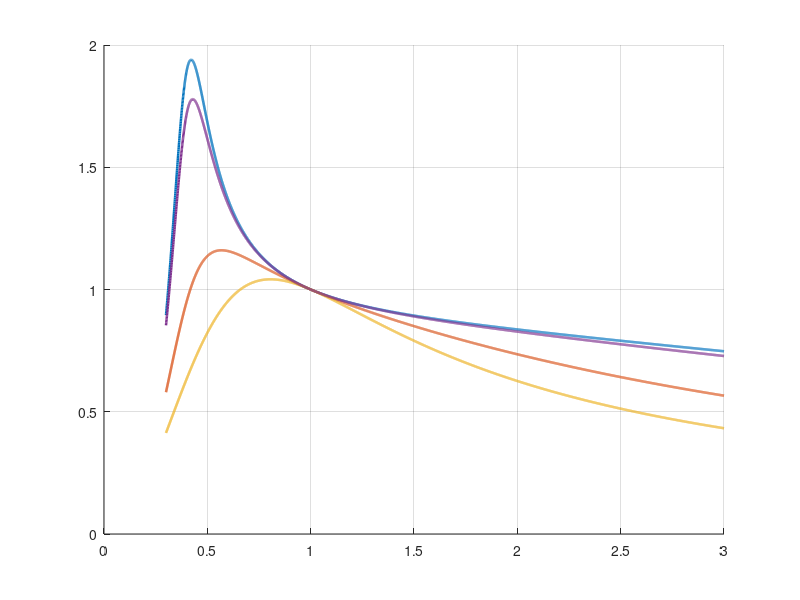

The MATLAB source for this figure: (Note: this script raises an error after producing the figure.)
%% LLC resonant tank gain sweep for different Qe (FHA)
% 输出：M = |Vout1/Vin1|  (谐振腔基波电压增益)
% 说明：Qe = Zr / Rac,  Zr = sqrt(Lr/Cr)

clear; clc; close all;

%% 1) 设定谐振腔参数（示例）
Lr = 18e-6;      % 谐振电感 Lr (H)
Cr = 36e-9;     % 谐振电容 Cr (F)
Lm = 100e-6;      % 磁化电感 Lm (H)

k  = Lm/Lr;                          % 电感比
fr = 1/(2*pi*sqrt(Lr*Cr));           % 串联谐振频率 fo=fr
Zr = sqrt(Lr/Cr);                    % 特征阻抗

% 第二谐振频率（与 Lp=Lr+Lm 相关）
fp = 1/(2*pi*sqrt((Lr+Lm)*Cr));       % 并联谐振相关频率
fn_p = fp/fr;

fprintf('fr = %.1f kHz,  fp = %.1f kHz,  fp/fr = %.3f,  k=Lm/Lr=%.2f\n', ...
    fr/1e3, fp/1e3, fn_p, k);

%% 2) 扫频范围（归一化频率 fn = fs/fr）
fn = linspace(0.3, 3.0, 4000);   % 可按需要扩展到 0.2~5 等
fs = fn * fr;
w  = 2*pi*fs;

%% 3) 选择要对比的 Qe
Qe_list = [0.25 0.5 0.75 0.2759];   % 典型设计图常用范围，可自行改

M = zeros(numel(Qe_list), numel(fn));

%% 4) FHA 频域计算：阻抗法
% 等效电路：Vin1 -> (Lr 串 Cr) -> (Lm 并 Rac)
Zs = 1j*w*Lr + 1./(1j*w*Cr);     % Lr 串 Cr 的等效阻抗
Zm = 1j*w*Lm;                    % Lm 的阻抗

for ii = 1:numel(Qe_list)
    Qe  = Qe_list(ii);
    Rac = Zr / Qe;               % Qe = Zr/Rac -> Rac = Zr/Qe

    Zp = 1 ./ (1./Zm + 1./Rac);  % Lm || Rac
    G  = Zp ./ (Zs + Zp);        % Vout1/Vin1
    M(ii,:) = abs(G);
end

%% 5) 画图
figure('Color','w'); hold on; grid on;

for ii = 1:numel(Qe_list)
    plot(fn, M(ii,:), 'LineWidth', 1.8);
end

xline(1, '--', 'fn=1 (fs=fr)', 'LineWidth', 1.2);
xline(fn_p, ':', sprintf('fp/fr=%.3f', fn_p), 'LineWidth', 1.2);

xlabel('f_n = f_s / f_r');
ylabel('M = |V_{out,1} / V_{in,1}|');
title(sprintf('LLC谐振腔电压增益 vs 频率（不同Qe），k=Lm/Lr=%.2f', k));

leg = arrayfun(@(q) sprintf('Qe=%.2f', q), Qe_list, 'UniformOutput', false);
legend(leg, 'Location', 'best');

ylim([0, max(M(:))*1.1]);
xlim([fn(1), fn(end)]);

n  = 1;              % Np/Ns
Ro = 100.0;             % 输出直流等效负载(Ohm)，示例
Rac_from_Ro = (8*n^2/pi^2) * Ro;   % 常见全波整流折算
Qe_from_Ro  = Zr / Rac_from_Ro;
fprintf('From Ro=%.3f ohm, n=%.2f -> Rac=%.3f ohm, Qe=%.4f\n', ...
    Ro, n, Rac_from_Ro, Qe_from_Ro);
